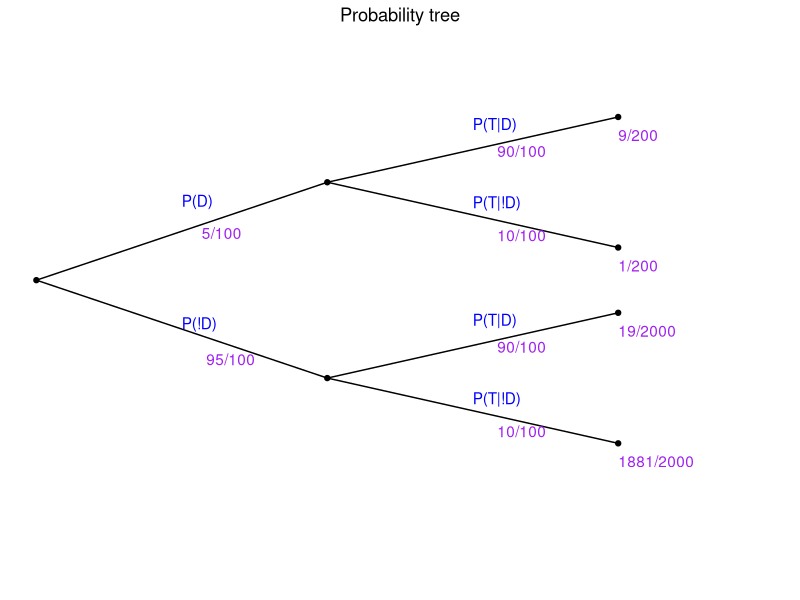
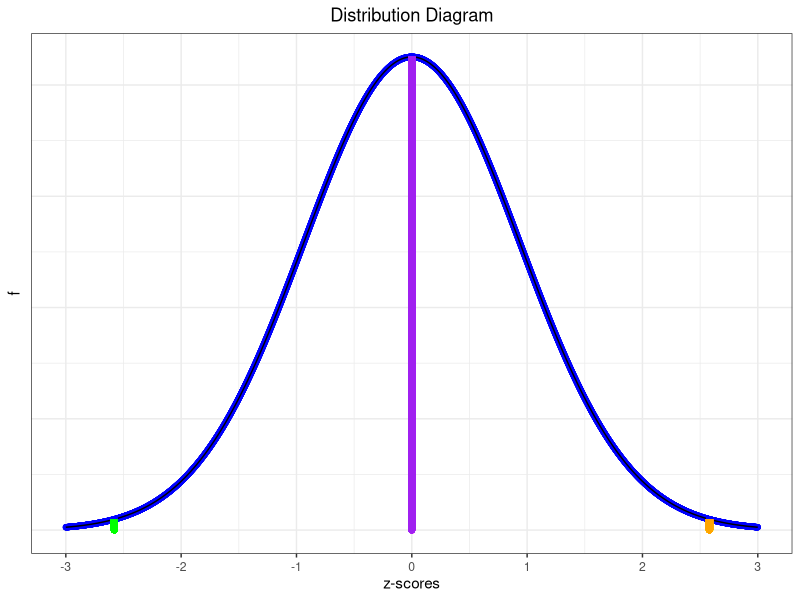

The R source for these figures, in order:
## ---- chunk 1
library(ggplot2)
xlabel<-1
ylabel<-2


#Plotting the graph via ggplot
ggplot()+xlim(0,2.5)+ylim(-4,4)+
  ggtitle("Probability tree")+
    theme_void()+
  theme(plot.title = element_text(hjust = 0.5))+
  xlab(NULL)+ylab(NULL)+
  geom_tile() +
  scale_fill_viridis_c() + 
  theme(axis.ticks.x = element_blank(),
        axis.text.x = element_blank())+
  theme(axis.ticks.y = element_blank(),
        axis.text.y = element_blank())+
  geom_point(mapping=aes(x=xlabel-1,y=ylabel-1.5),color="black")+
  geom_point(mapping=aes(x=xlabel,y=ylabel),color="black")+
  geom_point(mapping=aes(x=xlabel,y=ylabel-3),color="black")+
  geom_segment(aes(x=xlabel-1,xend=xlabel,y=ylabel-1.5,yend=ylabel),color="black")+
  geom_text(aes(label="P(!D)",x=(xlabel)/2,y=(ylabel-2.5)/2),hjust=0, vjust=0,color="blue")+
  geom_text(aes(label="95/100",x=(xlabel)/2,y=(ylabel-2.5)/2),hjust=-0.5, vjust=3,color="purple")+
  geom_segment(aes(x=xlabel-1,xend=xlabel,y=ylabel-1.5,yend=ylabel-3),color="black")+
  geom_text(aes(label="P(D)",x=(xlabel)/2,y=(ylabel+1.25)/2),hjust=0, vjust=0,color="blue")+
  geom_text(aes(label="5/100",x=(xlabel)/2,y=(ylabel)-0.5),hjust=-0.5, vjust=2,color="purple")+
  geom_point(mapping=aes(x=xlabel+1,y=ylabel+1),color="black")+
  geom_text(aes(label="9/200",x=(xlabel+1),y=(ylabel+1)),hjust=0, vjust=2,color="purple")+
  geom_point(mapping=aes(x=xlabel+1,y=ylabel-1),color="black")+
  geom_text(aes(label="1/200",x=(xlabel+1),y=(ylabel-1)),hjust=0, vjust=2,color="purple")+
  geom_segment(aes(x=xlabel,xend=xlabel+1,y=ylabel,yend=ylabel+1),color="black")+
  geom_text(aes(label="P(T|D)",x=(xlabel)+0.5,y=(ylabel+0.8)),hjust=0, vjust=0,color="blue")+
  geom_text(aes(label="90/100",x=(xlabel)+0.5,y=(ylabel+0.8)),hjust=-0.5, vjust=2.25,color="purple")+
  geom_segment(aes(x=xlabel,xend=xlabel+1,y=ylabel,yend=ylabel-1),color="black")+
  geom_text(aes(label="P(T|!D)",x=(xlabel)+0.5,y=(ylabel-0.4)),hjust=0, vjust=0,color="blue")+
  geom_text(aes(label="10/100",x=(xlabel)+0.5,y=(ylabel-0.4)),hjust=-0.5, vjust=2.75,color="purple")+
  geom_point(mapping=aes(x=xlabel+1,y=ylabel-2),color="black")+
  geom_text(aes(label="19/2000",x=(xlabel+1),y=(ylabel-2)),hjust=0, vjust=2,color="purple")+
  geom_point(mapping=aes(x=xlabel+1,y=ylabel-4),color="black")+
  geom_text(aes(label="1881/2000",x=(xlabel+1),y=(ylabel-4)),hjust=0, vjust=2,color="purple")+
  geom_segment(aes(x=xlabel,xend=xlabel+1,y=ylabel-3,yend=ylabel-2),color="black")+
  geom_text(aes(label="P(T|D)",x=(xlabel)+0.5,y=(ylabel-2.2)),hjust=0, vjust=0,color="blue")+
  geom_text(aes(label="90/100",x=(xlabel)+0.5,y=(ylabel-2.2)),hjust=-0.5, vjust=2.25,color="purple")+
  geom_segment(aes(x=xlabel,xend=xlabel+1,y=ylabel-3,yend=ylabel-4),color="black")+
  geom_text(aes(label="P(T|!D)",x=(xlabel)+0.5,y=(ylabel-3.4)),hjust=0, vjust=0,color="blue")+
  geom_text(aes(label="10/100",x=(xlabel)+0.5,y=(ylabel-3.4)),hjust=-0.5, vjust=2.75,color="purple")
## ---- chunk 2
library(ggplot2)
#Variance which was given
variance<-0.88
#Creating a vector which represents the x-axis
xval <- seq(-3, 3, by = .001)
xlab2 <- seq(-3, 3, by = 1)
#Creating a vector which calculates the values in the y-axis through dnorm function
yval <- dnorm(xval, mean = 0, sd = sqrt(variance))
#Creating a data frame and combining both vectors
data<-data.frame(xval,yval)

#Plotting the graph and respective critical value lines through functions seen below
plotd<-ggplot(data,aes(x=xval,y=yval))+
  ggtitle("Distribution Diagram")+
  theme_bw()+
  theme(plot.title = element_text(hjust = 0.5))+
  xlab("z-scores")+
  theme(axis.text.x = element_text(angle = 360, vjust = 0.5)) +
  scale_x_continuous(labels=as.character(xlab2),breaks=xlab2)+
  theme(axis.ticks.y = element_blank(),
        axis.text.y = element_blank())+
  ylab("f")+
  geom_point(color="blue")+
  geom_line()+
  geom_point(mapping=aes(x=data[which(xval==0),1],y=data[which(xval==0),2]),color="blue")+
  geom_point(mapping=aes(x=0,y=0),color="purple")+
  geom_segment(aes(x=0,xend=data[which(xval==0),1],y=0,yend=data[which(xval==0),2]),size=2.5,color="purple")+
  geom_point(mapping=aes(x=data[which(xval==2.58),1],y=data[which(xval==2.58),2]),color="blue")+
  geom_point(mapping=aes(x=2.58,y=0),color="orange")+
  geom_segment(aes(x=2.58,xend=data[which(xval==2.58),1],y=0,yend=data[which(xval==2.58),2]),size=2.5,color="orange")+
  geom_point(mapping=aes(x=data[which(xval==-2.58),1],y=data[which(xval==-2.58),2]),color="blue")+
  geom_point(mapping=aes(x=-2.58,y=0),color="green")+
  geom_segment(aes(x=-2.58,xend=data[which(xval==-2.58),1],y=0,yend=data[which(xval==-2.58),2]),size=2.5,color="green")
  
  plotd
